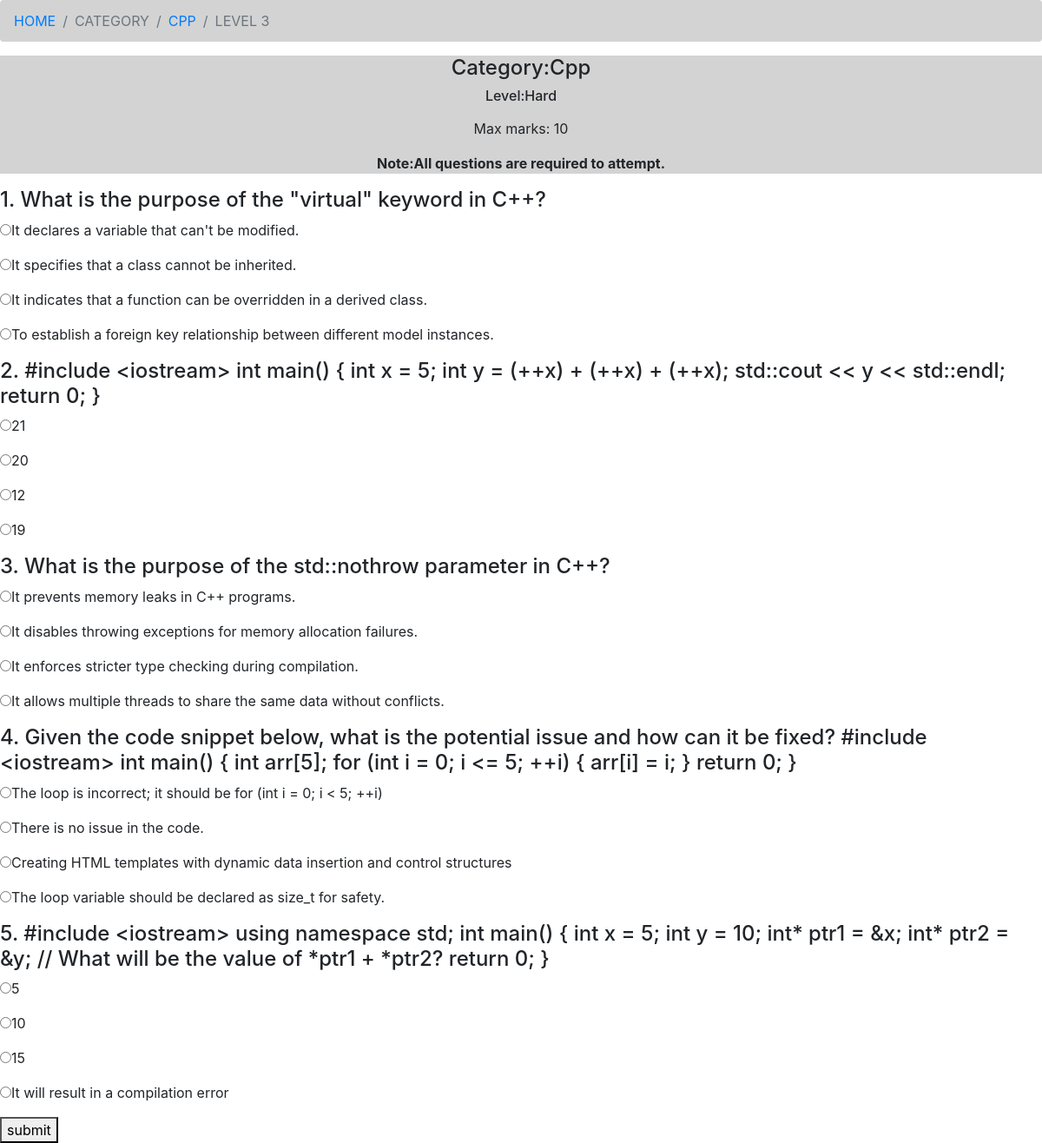
Page /cpp3 on the committed database.
### main/models.py (models this page shows, shortened)
class QuizQuestion(models.Model):
    category=models.ForeignKey(QuizCategory , on_delete=models.CASCADE)
    question_text=models.TextField()
    option1=models.CharField(max_length=200)
    option2=models.CharField(max_length=200)
    option3=models.CharField(max_length=200)
    option4=models.CharField(max_length=200)
    level=models.CharField(max_length=100,default=0)
    points=models.IntegerField(default="0")
    time_limit=models.IntegerField()
    right_option=models.CharField(max_length=100)

### main/views.py (the view)
# urls.py: path("cpp3", views.cpp3, name="cpp3"),
def cpp3(request):
    questions=QuizQuestion.objects.filter(level='cpphard')
    return render(request,'category/CPP/cpp3.html',{'questions':questions})

### main/templates/category/CPP/cpp3.html (shortened to what this page needs)
<!doctype html>
<html lang="en">
  <head>
    <link rel="stylesheet" href="https://cdn.jsdelivr.net/npm/bootstrap@4.1.3/dist/css/bootstrap.min.css">
  </head>
  <body>
    <nav aria-label="breadcrumb">
        <ol class="breadcrumb">
          <li class="breadcrumb-item"><a href="{% url 'home' %}">HOME</a></li>
          <li class="breadcrumb-item active" aria-current="page">CATEGORY</li>
          <li class="breadcrumb-item"><a href="{% url 'cpp' %}">CPP</a></li>
          <li class="breadcrumb-item active" aria-current="page">LEVEL 3</li>
        </ol>
      </nav>
      <div class="heading">
        <h4><center> Category:Cpp</center></h4>
        <h6><center>Level:Hard</center></h6>
        <p><center>Max marks: 10</center></p>
        <p><b>Note:All questions are required to attempt.</b></p>
    </div>
    <table>
      <form method="POST" action="{% url 'result'  %}" class='container-fluid'>
      {%for question in questions %}
      <h4>{{forloop.counter}}. {{question.question_text}}</h4>
      <p><input type="radio" name="que{{forloop.counter}}" value="1" >{{question.option1}}</p>
      <p><input type="radio" name="que{{forloop.counter}}" value="2" >{{question.option2}}</p>
      <p><input type="radio" name="que{{forloop.counter}}" value="3" >{{question.option3}}</p>
      <p><input type="radio" name="que{{forloop.counter}}" value="4" >{{question.option4}}</p>
      {% endfor %}
      <button type="submit" class='btn-btn primary'>submit</button>
      </form>
    </table>
  </body>
</html>

### main/templates/category/CPP/cpp3.html (style rules this page uses)
.breadcrumb { background: lightgrey; }
.heading { text-align:center; background: lightgrey; }
.container-fluid { background : red; border : 2px solid black; }

### rows in the picture
QuizQuestion: question_text "What is the purpose of the \"virtual\" keyword in C++?", option1 "It declares a variable that can't be modified.", option2 "It specifies that a class cannot be inherited.", option3 "It indicates that a function can be overridden in a derived class.", option4 "To establish a foreign key relationship between different model instances."
QuizQuestion: question_text "#include <iostream> int main() { int x = 5; int y = (++x) + (++x) + (++x); std::cout << y << std::endl; return 0; }", option1 "21", option2 "20", option3 "12", option4 "19"
QuizQuestion: question_text "What is the purpose of the std::nothrow parameter in C++?", option1 "It prevents memory leaks in C++ programs.", option2 "It disables throwing exceptions for memory allocation failures.", option3 "It enforces stricter type checking during compilation.", option4 "It allows multiple threads to share the same data without conflicts."
QuizQuestion: question_text "Given the code snippet below, what is the potential issue and how can it be fixed? #include <iostream> int main() { int arr[5]; for (int i = 0; i <= 5; ++i) { arr[i] = i; } return 0; }", option1 "The loop is incorrect; it should be for (int i = 0; i < 5; ++i)", option2 "There is no issue in the code.", option3 "Creating HTML templates with dynamic data insertion and control structures", option4 "The loop variable should be declared as size_t for safety."
QuizQuestion: question_text "#include <iostream> using namespace std; int main() { int x = 5; int y = 10; int* ptr1 = &x; int* ptr2 = &y; // What will be the value of *ptr1 + *ptr2? return 0; }", option1 "5", option2 "10", option3 "15", option4 "It will result in a compilation error"
